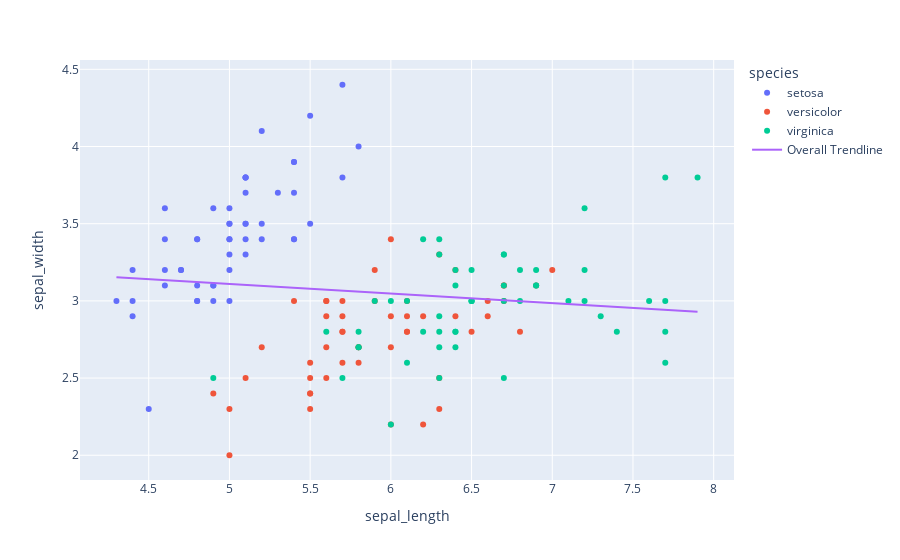

The notebook cell this image was saved under:
### Markdown cell above
Returning to the correlation coefficient of -0.12 returned for _sepal length_ and _sepal width_ earlier, the three individual values of the correlation coefficient (squareroot of R-squared for each species linear model) would not equal -0.12. Using the _trendline_scope_ argument of _px.scatter_ the the species can be combined and the correlation coefficient (or _r_ value returned by the R-squared value of 0.014 is 0.12 (actually 0.117). This has removed the sign and kept an absolute _r value_, but it is still negative as the coefficient of the similar linear regression model is -0.06 (denoted as X1). In this model, only  1.4% (R-squared of 0.014) of the variability of the _sepal width_ is explained by _sepal length_ when all data is combined.

### Code cell
fig_overall = px.scatter(iris_data,x='sepal_length',y='sepal_width',trendline='ols',
                         hover_data=iris_data,color='species',trendline_scope='overall')
fig_overall.show()

### Figure 1 — Plotly figure (JSON) as saved in the notebook; plotly's stock layout.template omitted (floating-point values rounded to 4 significant figures; data arrays with more than 128 entries replaced by an {"elided": "..."} marker saying what was removed)
{"data": [{"customdata": {"elided": "50x3 mixed values"}, "hovertemplate": "species=%{customdata[2]}<br>sepal_length=%{x}<br>sepal_width=%{y}<br>petal_length=%{customdata[0]}<br>petal_width=%{customdata[1]}<extra></extra>", "legendgroup": "setosa", "marker": {"color": "#636efa", "symbol": "circle"}, "mode": "markers", "name": "setosa", "orientation": "v", "showlegend": true, "type": "scatter", "x": [5.1, 4.9, 4.7, 4.6, 5, 5.4, 4.6, 5, 4.4, 4.9, 5.4, 4.8, 4.8, 4.3, 5.8, 5.7, 5.4, 5.1, 5.7, 5.1, 5.4, 5.1, 4.6, 5.1, 4.8, 5, 5, 5.2, 5.2, 4.7, 4.8, 5.4, 5.2, 5.5, 4.9, 5, 5.5, 4.9, 4.4, 5.1, 5, 4.5, 4.4, 5, 5.1, 4.8, 5.1, 4.6, 5.3, 5], "xaxis": "x", "y": [3.5, 3, 3.2, 3.1, 3.6, 3.9, 3.4, 3.4, 2.9, 3.1, 3.7, 3.4, 3, 3, 4, 4.4, 3.9, 3.5, 3.8, 3.8, 3.4, 3.7, 3.6, 3.3, 3.4, 3, 3.4, 3.5, 3.4, 3.2, 3.1, 3.4, 4.1, 4.2, 3.1, 3.2, 3.5, 3.6, 3, 3.4, 3.5, 2.3, 3.2, 3.5, 3.8, 3, 3.8, 3.2, 3.7, 3.3], "yaxis": "y"}, {"customdata": {"elided": "50x3 mixed values"}, "hovertemplate": "species=%{customdata[2]}<br>sepal_length=%{x}<br>sepal_width=%{y}<br>petal_length=%{customdata[0]}<br>petal_width=%{customdata[1]}<extra></extra>", "legendgroup": "versicolor", "marker": {"color": "#EF553B", "symbol": "circle"}, "mode": "markers", "name": "versicolor", "orientation": "v", "showlegend": true, "type": "scatter", "x": [7, 6.4, 6.9, 5.5, 6.5, 5.7, 6.3, 4.9, 6.6, 5.2, 5, 5.9, 6, 6.1, 5.6, 6.7, 5.6, 5.8, 6.2, 5.6, 5.9, 6.1, 6.3, 6.1, 6.4, 6.6, 6.8, 6.7, 6, 5.7, 5.5, 5.5, 5.8, 6, 5.4, 6, 6.7, 6.3, 5.6, 5.5, 5.5, 6.1, 5.8, 5, 5.6, 5.7, 5.7, 6.2, 5.1, 5.7], "xaxis": "x", "y": [3.2, 3.2, 3.1, 2.3, 2.8, 2.8, 3.3, 2.4, 2.9, 2.7, 2, 3, 2.2, 2.9, 2.9, 3.1, 3, 2.7, 2.2, 2.5, 3.2, 2.8, 2.5, 2.8, 2.9, 3, 2.8, 3, 2.9, 2.6, 2.4, 2.4, 2.7, 2.7, 3, 3.4, 3.1, 2.3, 3, 2.5, 2.6, 3, 2.6, 2.3, 2.7, 3, 2.9, 2.9, 2.5, 2.8], "yaxis": "y"}, {"customdata": {"elided": "50x3 mixed values"}, "hovertemplate": "species=%{customdata[2]}<br>sepal_length=%{x}<br>sepal_width=%{y}<br>petal_length=%{customdata[0]}<br>petal_width=%{customdata[1]}<extra></extra>", "legendgroup": "virginica", "marker": {"color": "#00cc96", "symbol": "circle"}, "mode": "markers", "name": "virginica", "orientation": "v", "showlegend": true, "type": "scatter", "x": [6.3, 5.8, 7.1, 6.3, 6.5, 7.6, 4.9, 7.3, 6.7, 7.2, 6.5, 6.4, 6.8, 5.7, 5.8, 6.4, 6.5, 7.7, 7.7, 6, 6.9, 5.6, 7.7, 6.3, 6.7, 7.2, 6.2, 6.1, 6.4, 7.2, 7.4, 7.9, 6.4, 6.3, 6.1, 7.7, 6.3, 6.4, 6, 6.9, 6.7, 6.9, 5.8, 6.8, 6.7, 6.7, 6.3, 6.5, 6.2, 5.9], "xaxis": "x", "y": [3.3, 2.7, 3, 2.9, 3, 3, 2.5, 2.9, 2.5, 3.6, 3.2, 2.7, 3, 2.5, 2.8, 3.2, 3, 3.8, 2.6, 2.2, 3.2, 2.8, 2.8, 2.7, 3.3, 3.2, 2.8, 3, 2.8, 3, 2.8, 3.8, 2.8, 2.8, 2.6, 3, 3.4, 3.1, 3, 3.1, 3.1, 3.1, 2.7, 3.2, 3.3, 3, 2.5, 3, 3.4, 3], "yaxis": "y"}, {"hovertemplate": "<b>OLS trendline</b><br>sepal_width = -0.0618848 * sepal_length + 3.41895<br>R<sup>2</sup>=0.013823<br><br>sepal_length=%{x}<br>sepal_width=%{y} <b>(trend)</b><extra></extra>", "legendgroup": "Overall Trendline", "line": {"color": "#ab63fa"}, "mode": "lines", "name": "Overall Trendline", "showlegend": true, "type": "scatter", "x": {"elided": "150 float values"}, "xaxis": "x", "y": {"elided": "150 float values"}, "yaxis": "y"}], "layout": {"legend": {"title": {"text": "species"}, "tracegroupgap": 0}, "margin": {"t": 60}, "xaxis": {"anchor": "y", "domain": [0, 1], "title": {"text": "sepal_length"}}, "yaxis": {"anchor": "x", "domain": [0, 1], "title": {"text": "sepal_width"}}}}
